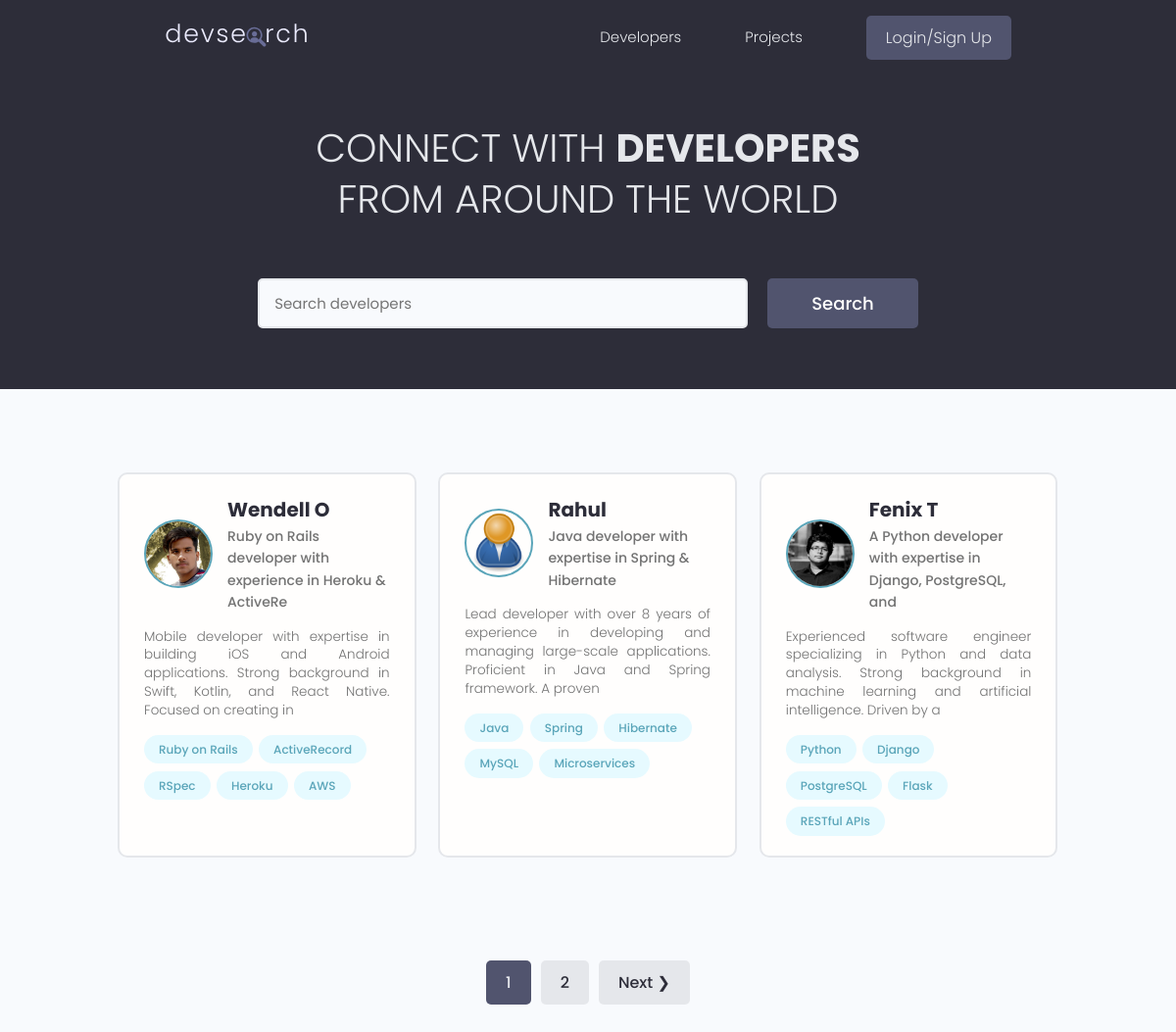
The page / on the database its author committed.
### users/models.py (models this page shows, shortened)
class Profile(models.Model):
    user = models.OneToOneField(User, on_delete=models.CASCADE, null=True, blank=True)
    name = models.CharField(max_length=200, blank=True, null=True)
    email = models.CharField(max_length=500, blank=True, null=True)
    username = models.CharField(max_length=200, blank=True, null=True)
    location = models.CharField(max_length=200, blank=True, null=True)
    short_intro = models.CharField(max_length=200, blank=True, null=True)
    bio = models.TextField(blank=True, null=True)
    profile_image = models.ImageField(null=True, blank=True,upload_to='profiles/', default="profiles/user-default.png")
    social_github = models.CharField(max_length=200, blank=True, null=True)
    social_twitter = models.CharField(max_length=200, blank=True, null=True)
    social_linkedin = models.CharField(max_length=200, blank=True, null=True)
    social_youtube = models.CharField(max_length=200, blank=True, null=True)
    created = models.DateTimeField(auto_now_add=True)
    id = models.UUIDField(default=uuid.uuid4, unique=True, primary_key=True, editable=False)
    class Meta:
        ordering = ['-created']
    @property
    def imageURL(self):
        try:
            url = self.profile_image.url
        except:
            url = ''
        return url

class Skill(models.Model):
    owner = models.ForeignKey(Profile, on_delete=models.CASCADE, blank=True, null=True)
    name = models.CharField(max_length=200, blank=True, null=True)
    description = models.TextField(blank=True, null=True)
    created = models.DateTimeField(auto_now_add=True)
    id = models.UUIDField(default=uuid.uuid4, unique=True, primary_key=True, editable=False)
    def __str__(self):
        return str(self.name)

### users/views.py (the view)
# urls.py: path('', views.profiles, name="profiles"),
def profiles(request):
    profiles, search_query = searchProfiles(request)
    custom_range, profiles = paginateProfiles(request, profiles, 3)
    context = {'profiles': profiles, 'search_query': search_query, 'custom_range': custom_range}
    return render(request, 'users/profiles.html', context)

### users/utils.py (called while the page is built)
def paginateProfiles(request, profiles, results):
    page = request.GET.get('page')
    paginator = Paginator(profiles, results)
    try:
        profiles = paginator.page(page)
    except PageNotAnInteger:
        page = 1
        profiles = paginator.page(page)
    except EmptyPage:
        page = paginator.num_pages
        profiles = paginator.page(page)
    leftIndex = (int(page)-4)
    if leftIndex <1:
        leftIndex = 1
    rightIndex = (int(page)+5)
    if rightIndex > paginator.num_pages:
        rightIndex = paginator.num_pages +1
    custom_range = range(leftIndex, rightIndex)
    return custom_range, profiles

def searchProfiles(request):
    search_query = ''
    if request.GET.get('search_query'):
        search_query = request.GET.get('search_query')
    print('SEARCH:', search_query)
    skills = Skill.objects.filter(name__icontains=search_query)
    profiles = Profile.objects.distinct().filter(Q(name__icontains=search_query) | Q(short_intro__icontains=search_query) | Q(skill__in=skills))
    return profiles, search_query

### users/templates/users/profiles.html (shortened to what this page needs)
{% extends 'main.html' %}
{% block content %}
  <main class="home">
    <section class="hero-section text-center">
      <div class="container container--narrow">
        <div class="hero-section__box">
          <h2>
            CONNECT WITH <span>DEVELOPERS</span>
          </h2>
          <h2>FROM AROUND THE WORLD</h2>
        </div>
        <div class="hero-section__search">
          <form id="searchForm"
                class="form"
                action="{% url 'profiles' %}"
                method="get">
            <div class="form__field">
              <input class="input input--text"
                     id="formInput#search"
                     type="text"
                     name="search_query"
                     value="{{ search_query }}"
                     placeholder="Search developers"/>
            </div>
            <input class="btn btn--sub btn--lg" type="submit" value="Search" />
          </form>
        </div>
      </div>
    </section>
    <section class="devlist">
      <div class="container">
        <div class="grid grid--three">
          {% for profile in profiles %}
            <div class="column card">
              <div class="dev">
                <a href="{% url 'user-profile' profile.id %}" class="card__body">
                  <div class="dev__profile">
                    <img class="avatar avatar--md" src="{{ profile.imageURL }}" alt="image"/>
                    <div class="dev__meta">
                      <h3>{{ profile.name }}</h3>
                      <h5>{{ profile.short_intro|slice:"60" }}</h5>
                    </div>
                  </div>
                  <p class="dev__info">
                    {{ profile.bio|slice:"150" }}
                  </p>
                  <div class="dev__skills">
                    {% for skill in profile.skill_set.all|slice:"5" %}
                      <span class="tag tag--pill tag--main">
                        <small>{{ skill }}</small>
                      </span>
                    {% endfor %}
                  </div>
                </a>
              </div>
            </div>
          {% endfor %}
        </div>
      </div>
    </section>
    {% include "pagination.html" with queryset=profiles custom_range=custom_range search_query=search_query %}
  </main>
{% endblock content %}

### static/styles/app.css (style rules this page uses)
:root { --color-sub: #2d2d39; }
.btn--sub { background-color: var(--color-sub-light); }
.card { border: 2px solid var(--color-light); }
img { width: 100%; }
.hero-section { height: 40vh; display: flex; align-items: center; background-color: var(--color-sub); }
.hero-section__box { margin-bottom: 4rem; }
.hero-section__box > h2, .hero-section__box > h2 > span { font-size: 4rem; color: var(--color-light); line-height: 1.3; text-transform: uppercase; }
.hero-section__box > h2 { font-weight: 300; }
.hero-section__box > h2 > span { font-weight: 700; }
.hero-section__search > .form { display: flex; align-items: center; justify-content: center; gap: 2rem; }
.hero-section__search > .form input.input--text { width: 50rem; }
.devlist { margin-top: 8rem; }
.devlist .grid { align-items: stretch; }
.devlist .dev .dev__profile { display: flex; align-items: center; gap: 1.5rem; }
.devlist .dev .dev__meta h3 { color: var(--color-sub); font-size: 2rem; font-weight: 700; }
.devlist .dev .dev__meta h5 { color: var(--color-text); font-size: 1.4rem; font-weight: 500; }
.devlist .dev .dev__info { margin: 1.5rem 0; font-size: 1.35rem; line-height: 1.4; text-align: justify; }

### static/uikit/styles/modules/_variables.css (style rules this page uses)
:root { --color-main: #5aa5b9; --color-main-light: #e6faff; --color-sub: #3f4156; --color-sub-light: #51546e; --color-sub-lighter: #ededfd; --color-text: #737373; --color-gray: #8b8b8b; --color-light: #e5e7eb; --color-light-gray: #767676; --color-bg: #f8fafd; --color-white: #fffefd; --color-white-light: #f3f3f3; --color-success: #359e64; --color-success-bg: #def8e8; --color-error: #fc4b0b; --color-error-bg: #fff2ee; --font-base: 'Poppins', arial, helvetica, 'Segoe UI', roboto, ubuntu, sans-serif; --font-monospace: 'Fira Code', 'Courier New', courier, monospace; --font-regular: 300; --font-medium: 500; --font-bold: 700; --generic-shadow: 1px 1px 5px #00000010; --generic-transition: all 0.3s ease-in-out; }

### static/uikit/styles/modules/_base.css (style rules this page uses)
* { margin: 0; padding: 0; box-sizing: border-box; text-rendering: optimizeLegibility; color: inherit; font-size: inherit; }
html { font-size: 50%; }
@media only screen and (min-width: 480px) { html { font-size: 56.25%; } }
@media only screen and (min-width: 1200px) { html { font-size: 62.5%; } }
body { line-height: 1.6; font-weight: 400; font-size: 1.5rem; color: var(--color-text); background-color: var(--color-bg); min-height: 100vh; }

### static/uikit/styles/modules/_typography.css (style rules this page uses)
* { font-family: var(--font-base); }
h2 { font-size: 3.6rem; font-weight: var(--font-bold); }
h3 { font-size: 3.2rem; font-weight: var(--font-medium); }
h5 { font-size: 2.4rem; font-weight: var(--font-medium); }
h5, h6 { font-weight: var(--font-regular); }
p, span, strong { font-size: 1.6rem; color: var(--color-text); font-weight: var(--font-regular); }
a { padding-bottom: 2px; text-decoration: none; display: inline-block; color: var(--color-main); font-weight: var(--font-medium); }

### static/uikit/styles/modules/_utilities.css (style rules this page uses)
.container { width: 92%; max-width: 165rem; margin: 0 auto; box-sizing: border-box; }
.container--narrow { width: 92%; max-width: 120rem; }
@media screen and (min-width: 1000px) { .container { width: 90%; } }
@media screen and (min-width: 1000px) { .container--narrow { width: 85%; } }
@media screen and (min-width: 1200px) { .container { width: 80%; } }
@media screen and (min-width: 1200px) { .container--narrow { width: 72%; } }
.text-center { text-align: center; }

### static/uikit/styles/modules/_avatar.css (style rules this page uses)
.avatar { border-radius: 50%; border: 2px solid var(--color-main); object-fit: cover; }
.avatar--md { height: 7rem; width: 7rem; }

### static/uikit/styles/modules/_button.css (style rules this page uses)
.btn { display: inline-block; position: relative; cursor: pointer; background-color: var(--color-light); font-weight: var(--font-medium); color: var(--color-sub); text-decoration: none; padding: 1rem 2rem; border-radius: 0.5rem; border: none; width: -webkit-fit-content; width: -moz-fit-content; width: fit-content; height: -webkit-fit-content; height: -moz-fit-content; height: fit-content; font-size: 1.6rem; outline-width: 0; outline-color: transparent; -webkit-backface-visibility: hidden; backface-visibility: hidden; transition: all 0.3s ease-in-out; }
.btn--sub { background-color: var(--color-sub); color: var(--color-white); }
.btn--lg { font-size: 1.8rem; padding: 1.2rem 4.5rem; }

### static/uikit/styles/modules/_card.css (style rules this page uses)
.card { border-radius: 1rem; background-color: var(--color-white); border: 1.5px solid var(--color-light); width: auto; height: auto; margin-top: 0.5rem; margin-bottom: 0.5rem; overflow: hidden; }
.card__body, .card__header { padding: 2rem 2.5rem; }

### rows shown on the page
Profile: imageURL (picture), name "Wendell O", short_intro "Ruby on Rails developer with experience in Heroku & ActiveRe", bio "Mobile developer with expertise in building iOS and Android applications. Strong background in Swift, Kotlin, and React Native. Focused on creating in"
Skill: name "Ruby on Rails"
Skill: name "ActiveRecord"
Skill: name "RSpec"
Skill: name "Heroku"
Skill: name "AWS"
Profile: imageURL (placeholder picture), name "Rahul", short_intro "Java developer with expertise in Spring & Hibernate", bio "Lead developer with over 8 years of experience in developing and managing large-scale applications. Proficient in Java and Spring framework. A proven"
Skill: name "Java"
Skill: name "Spring"
Skill: name "Hibernate"
Skill: name "MySQL"
Skill: name "Microservices"
Profile: imageURL (picture), name "Fenix T", short_intro "A Python developer with expertise in Django, PostgreSQL, and", bio "Experienced software engineer specializing in Python and data analysis. Strong background in machine learning and artificial intelligence. Driven by a"
Skill: name "Python"
Skill: name "Django"
Skill: name "PostgreSQL"
Skill: name "Flask"
Skill: name "RESTful APIs"

### other values the page prints
{{ page }} "1"
{{ page }} "2"
